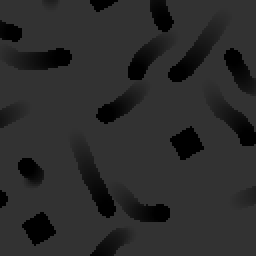
#> input picture t2no_00000001.png, 128 x 128 px, found by its file name (shown 2 times larger)
$ jupyter execute simulation_test.ipynb   (shell and % lines are left out)
#> lines starting #> are read from the running program, lines starting #| are printed output that depends on the picture
[cell 1]
# %run test_working.py

[cell 2]
# %run dublins_car_pygame.py

[cell 3]
# %run dublins_car_model.py

[cell 4]
# %run potential_field_test.py

[cell 5]
import cv2
import numpy as np
import matplotlib.pyplot as plt
from matplotlib.colors import LinearSegmentedColormap
import matplotlib as mpl

# Define the colors for the custom colormap (purple, yellow, blue)
colors = ["purple", "yellow", "blue"]
# Create a custom colormap
cmap = LinearSegmentedColormap.from_list("custom_cmap", colors, N=100)
a=cv2.imread(r"C:\Users\Welcome\Documents\Kouby\M.S.Robo- Georgia Tech\GATECH LABS\SHREYAS_LAB\Simulation_Environment\Github Simulation Network\t2no_00000001.png", cv2.COLOR_BGR2GRAY)
#> a is the input picture: shape (128, 128); min 0, max 50, mean 42.7
v=255//50
v=v*a
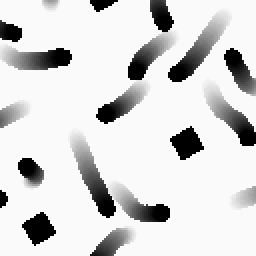
#> v: shape (128, 128) (shown 2 times larger); min 0, max 250, mean 213.6
plt.imshow(a,cmap="gray")
cv2.cvtColor
print(a.shape)
#| (128, 128)
# [5 lines of commented-out code are left out]
